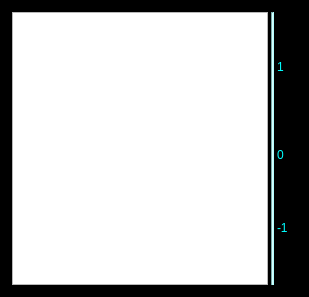
        <widget class="QFrame" name="plotB_frame">
         <property name="palette">
          <palette>
           <active>
            <colorrole role="Button">
             <brush brushstyle="SolidPattern">
              <color alpha="255">
               <red>0</red>
               <green>0</green>
               <blue>0</blue>
              </color>
             </brush>
            </colorrole>
            <colorrole role="Base">
             <brush brushstyle="SolidPattern">
              <color alpha="255">
               <red>0</red>
               <green>0</green>
               <blue>0</blue>
              </color>
             </brush>
            </colorrole>
            <colorrole role="Window">
             <brush brushstyle="SolidPattern">
              <color alpha="255">
               <red>0</red>
               <green>0</green>
               <blue>0</blue>
              </color>
             </brush>
            </colorrole>
           </active>
           <inactive>
            <colorrole role="Button">
             <brush brushstyle="SolidPattern">
              <color alpha="255">
               <red>0</red>
               <green>0</green>
               <blue>0</blue>
              </color>
             </brush>
            </colorrole>
            <colorrole role="Base">
             <brush brushstyle="SolidPattern">
              <color alpha="255">
               <red>0</red>
               <green>0</green>
               <blue>0</blue>
              </color>
             </brush>
            </colorrole>
            <colorrole role="Window">
             <brush brushstyle="SolidPattern">
              <color alpha="255">
               <red>0</red>
               <green>0</green>
               <blue>0</blue>
              </color>
             </brush>
            </colorrole>
           </inactive>
           <disabled>
            <colorrole role="Button">
             <brush brushstyle="SolidPattern">
              <color alpha="255">
               <red>0</red>
               <green>0</green>
               <blue>0</blue>
              </color>
             </brush>
            </colorrole>
            <colorrole role="Base">
             <brush brushstyle="SolidPattern">
              <color alpha="255">
               <red>0</red>
               <green>0</green>
               <blue>0</blue>
              </color>
             </brush>
            </colorrole>
            <colorrole role="Window">
             <brush brushstyle="SolidPattern">
              <color alpha="255">
               <red>0</red>
               <green>0</green>
               <blue>0</blue>
              </color>
             </brush>
            </colorrole>
           </disabled>
          </palette>
         </property>
         <property name="autoFillBackground">
          <bool>false</bool>
         </property>
         <property name="styleSheet">
          <string notr="true">QFrame #plotB_frame {
    background-color: rgb(0, 0, 0);
}</string>
         </property>
         <property name="frameShape">
          <enum>QFrame::StyledPanel</enum>
         </property>
         <property name="frameShadow">
          <enum>QFrame::Raised</enum>
         </property>
         <layout class="QHBoxLayout" name="horizontalLayout_2">
          <item>
           <layout class="QHBoxLayout" name="horizontalLayout_8">
            <property name="spacing">
             <number>3</number>
            </property>
            <property name="sizeConstraint">
             <enum>QLayout::SetMinAndMaxSize</enum>
            </property>
            <item>
             <widget class="PyDMWaveformPlot" name="wfpBRawPlusWeight">
              <property name="toolTip">
               <string/>
              </property>
              <property name="whatsThis">
               <string>
    PyDMWaveformPlot is a widget to plot one or more waveforms.

    Each curve can plot either a Y-axis waveform vs. its indices,
    or a Y-axis waveform against an X-axis waveform.

    Parameters
    ----------
    parent : optional
        The parent of this widget.
    init_x_channels: optional
        init_x_channels can be a string with the address for a channel,
        or a list of strings, each containing an address for a channel.
        If not specified, y-axis waveforms will be plotted against their
        indices. If a list is specified for both init_x_channels and
        init_y_channels, they both must have the same length.
        If a single x channel was specified, and a list of y channels are
        specified, all y channels will be plotted against the same x channel.
    init_y_channels: optional
        init_y_channels can be a string with the address for a channel,
        or a list of strings, each containing an address for a channel.
        If a list is specified for both init_x_channels and init_y_channels,
        they both must have the same length.
        If a single x channel was specified, and a list of y channels are
        specified, all y channels will be plotted against the same x channel.
    background: optional
        The background color for the plot.  Accepts any arguments that
        pyqtgraph.mkColor will accept.
    </string>
              </property>
              <property name="axisColor">
               <color>
                <red>0</red>
                <green>170</green>
                <blue>0</blue>
               </color>
              </property>
              <property name="title" stdset="0">
               <string>${INST}B Raw + Weight Function</string>
              </property>
              <property name="curves">
               <stringlist>
                <string>{&quot;y_channel&quot;: &quot;ca://BLEN:${AREA}:${POS}:${INST}B:RWF_U16.VALA&quot;, &quot;x_channel&quot;: &quot;ca://BLEN:${AREA}:${POS}:${INST}B:SampTime.VALA&quot;, &quot;name&quot;: &quot;${INST}B Raw Waveform&quot;, &quot;color&quot;: &quot;#00aa00&quot;, &quot;lineStyle&quot;: 1, &quot;lineWidth&quot;: 1, &quot;symbol&quot;: null, &quot;symbolSize&quot;: 10, &quot;redraw_mode&quot;: 2}</string>
                <string>{&quot;y_channel&quot;: &quot;ca://BLEN:${AREA}:${POS}:${INST}B_SCL_VWF.AVAL&quot;, &quot;x_channel&quot;: &quot;ca://BLEN:${AREA}:${POS}:${INST}B:SampTime.VALA&quot;, &quot;name&quot;: &quot;${INST}B Weight Function&quot;, &quot;color&quot;: &quot;cyan&quot;, &quot;lineStyle&quot;: 2, &quot;lineWidth&quot;: 1, &quot;symbol&quot;: null, &quot;symbolSize&quot;: 10, &quot;redraw_mode&quot;: 2}</string>
               </stringlist>
              </property>
              <property name="autoRangeX">
               <bool>false</bool>
              </property>
              <property name="minXRange">
               <double>-25.000000000000000</double>
              </property>
              <property name="maxXRange">
               <double>1100.000000000000000</double>
              </property>
              <property name="autoRangeY">
               <bool>true</bool>
              </property>
              <property name="minYRange">
               <double>-1000.000000000000000</double>
              </property>
              <property name="maxYRange">
               <double>32400.000000000000000</double>
              </property>
             </widget>
            </item>
            <item>
             <widget class="Line" name="line_2">
              <property name="styleSheet">
               <string notr="true">background-color: rgb(180, 255, 255);</string>
              </property>
              <property name="lineWidth">
               <number>1</number>
              </property>
              <property name="orientation">
               <enum>Qt::Vertical</enum>
              </property>
             </widget>
            </item>
            <item>
             <layout class="QVBoxLayout" name="verticalLayout_5">
              <property name="spacing">
               <number>0</number>
              </property>
              <item>
               <spacer name="verticalSpacer_8">
                <property name="orientation">
                 <enum>Qt::Vertical</enum>
                </property>
                <property name="sizeType">
                 <enum>QSizePolicy::Fixed</enum>
                </property>
                <property name="sizeHint" stdset="0">
                 <size>
                  <width>20</width>
                  <height>40</height>
                 </size>
                </property>
               </spacer>
              </item>
              <item>
               <widget class="QLabel" name="label_7">
                <property name="minimumSize">
                 <size>
                  <width>0</width>
                  <height>30</height>
                 </size>
                </property>
                <property name="maximumSize">
                 <size>
                  <width>16777215</width>
                  <height>30</height>
                 </size>
                </property>
                <property name="palette">
                 <palette>
                  <active>
                   <colorrole role="WindowText">
                    <brush brushstyle="SolidPattern">
                     <color alpha="255">
                      <red>0</red>
                      <green>255</green>
                      <blue>255</blue>
                     </color>
                    </brush>
                   </colorrole>
                   <colorrole role="Button">
                    <brush brushstyle="SolidPattern">
                     <color alpha="255">
                      <red>0</red>
                      <green>0</green>
                      <blue>0</blue>
                     </color>
                    </brush>
                   </colorrole>
                   <colorrole role="Base">
                    <brush brushstyle="SolidPattern">
                     <color alpha="255">
                      <red>0</red>
                      <green>0</green>
                      <blue>0</blue>
                     </color>
                    </brush>
                   </colorrole>
                   <colorrole role="Window">
                    <brush brushstyle="SolidPattern">
                     <color alpha="255">
                      <red>0</red>
                      <green>0</green>
                      <blue>0</blue>
                     </color>
                    </brush>
                   </colorrole>
                  </active>
                  <inactive>
                   <colorrole role="WindowText">
                    <brush brushstyle="SolidPattern">
                     <color alpha="255">
                      <red>0</red>
                      <green>255</green>
                      <blue>255</blue>
                     </color>
                    </brush>
                   </colorrole>
                   <colorrole role="Button">
                    <brush brushstyle="SolidPattern">
                     <color alpha="255">
                      <red>0</red>
                      <green>0</green>
                      <blue>0</blue>
                     </color>
                    </brush>
                   </colorrole>
                   <colorrole role="Base">
                    <brush brushstyle="SolidPattern">
                     <color alpha="255">
                      <red>0</red>
                      <green>0</green>
                      <blue>0</blue>
                     </color>
                    </brush>
                   </colorrole>
                   <colorrole role="Window">
                    <brush brushstyle="SolidPattern">
                     <color alpha="255">
                      <red>0</red>
                      <green>0</green>
                      <blue>0</blue>
                     </color>
                    </brush>
                   </colorrole>
                  </inactive>
                  <disabled>
                   <colorrole role="WindowText">
                    <brush brushstyle="SolidPattern">
                     <color alpha="255">
                      <red>190</red>
                      <green>190</green>
                      <blue>190</blue>
                     </color>
                    </brush>
                   </colorrole>
                   <colorrole role="Button">
                    <brush brushstyle="SolidPattern">
                     <color alpha="255">
                      <red>0</red>
                      <green>0</green>
                      <blue>0</blue>
                     </color>
                    </brush>
                   </colorrole>
                   <colorrole role="Base">
                    <brush brushstyle="SolidPattern">
                     <color alpha="255">
                      <red>0</red>
                      <green>0</green>
                      <blue>0</blue>
                     </color>
                    </brush>
                   </colorrole>
                   <colorrole role="Window">
                    <brush brushstyle="SolidPattern">
                     <color alpha="255">
                      <red>0</red>
                      <green>0</green>
                      <blue>0</blue>
                     </color>
                    </brush>
                   </colorrole>
                  </disabled>
                 </palette>
                </property>
                <property name="toolTip">
                 <string/>
                </property>
                <property name="statusTip">
                 <string/>
                </property>
                <property name="styleSheet">
                 <string notr="true">background-color: rgb(0, 0, 0);</string>
                </property>
                <property name="lineWidth">
                 <number>0</number>
                </property>
                <property name="text">
                 <string>1</string>
                </property>
               </widget>
              </item>
              <item>
               <spacer name="verticalSpacer_5">
                <property name="orientation">
                 <enum>Qt::Vertical</enum>
                </property>
                <property name="sizeType">
                 <enum>QSizePolicy::MinimumExpanding</enum>
                </property>
                <property name="sizeHint" stdset="0">
                 <size>
                  <width>20</width>
                  <height>35</height>
                 </size>
                </property>
               </spacer>
              </item>
              <item>
               <widget class="QLabel" name="label_11">
                <property name="minimumSize">
                 <size>
                  <width>0</width>
                  <height>63</height>
                 </size>
                </property>
                <property name="maximumSize">
                 <size>
                  <width>16777215</width>
                  <height>50</height>
                 </size>
                </property>
                <property name="palette">
                 <palette>
                  <active>
                   <colorrole role="WindowText">
                    <brush brushstyle="SolidPattern">
                     <color alpha="255">
                      <red>0</red>
                      <green>255</green>
                      <blue>255</blue>
                     </color>
                    </brush>
                   </colorrole>
                   <colorrole role="Button">
                    <brush brushstyle="SolidPattern">
                     <color alpha="255">
                      <red>0</red>
                      <green>0</green>
                      <blue>0</blue>
                     </color>
                    </brush>
                   </colorrole>
                   <colorrole role="Base">
                    <brush brushstyle="SolidPattern">
                     <color alpha="255">
                      <red>0</red>
                      <green>0</green>
                      <blue>0</blue>
                     </color>
                    </brush>
                   </colorrole>
                   <colorrole role="Window">
                    <brush brushstyle="SolidPattern">
                     <color alpha="255">
                      <red>0</red>
                      <green>0</green>
                      <blue>0</blue>
                     </color>
                    </brush>
                   </colorrole>
                  </active>
                  <inactive>
                   <colorrole role="WindowText">
                    <brush brushstyle="SolidPattern">
                     <color alpha="255">
                      <red>0</red>
                      <green>255</green>
                      <blue>255</blue>
                     </color>
                    </brush>
                   </colorrole>
                   <colorrole role="Button">
                    <brush brushstyle="SolidPattern">
                     <color alpha="255">
                      <red>0</red>
                      <green>0</green>
                      <blue>0</blue>
                     </color>
                    </brush>
                   </colorrole>
                   <colorrole role="Base">
                    <brush brushstyle="SolidPattern">
                     <color alpha="255">
                      <red>0</red>
                      <green>0</green>
                      <blue>0</blue>
                     </color>
                    </brush>
                   </colorrole>
                   <colorrole role="Window">
                    <brush brushstyle="SolidPattern">
                     <color alpha="255">
                      <red>0</red>
                      <green>0</green>
                      <blue>0</blue>
                     </color>
                    </brush>
                   </colorrole>
                  </inactive>
                  <disabled>
                   <colorrole role="WindowText">
                    <brush brushstyle="SolidPattern">
                     <color alpha="255">
                      <red>190</red>
                      <green>190</green>
                      <blue>190</blue>
                     </color>
                    </brush>
                   </colorrole>
                   <colorrole role="Button">
                    <brush brushstyle="SolidPattern">
                     <color alpha="255">
                      <red>0</red>
                      <green>0</green>
                      <blue>0</blue>
                     </color>
                    </brush>
                   </colorrole>
                   <colorrole role="Base">
                    <brush brushstyle="SolidPattern">
                     <color alpha="255">
                      <red>0</red>
                      <green>0</green>
                      <blue>0</blue>
                     </color>
                    </brush>
                   </colorrole>
                   <colorrole role="Window">
                    <brush brushstyle="SolidPattern">
                     <color alpha="255">
                      <red>0</red>
                      <green>0</green>
                      <blue>0</blue>
                     </color>
                    </brush>
                   </colorrole>
                  </disabled>
                 </palette>
                </property>
                <property name="toolTip">
                 <string>Weight function scale</string>
                </property>
                <property name="whatsThis">
                 <string/>
                </property>
                <property name="styleSheet">
                 <string notr="true">background-color: rgb(0, 0, 0);</string>
                </property>
                <property name="text">
                 <string>0</string>
                </property>
               </widget>
              </item>
              <item>
               <spacer name="verticalSpacer_6">
                <property name="orientation">
                 <enum>Qt::Vertical</enum>
                </property>
                <property name="sizeType">
                 <enum>QSizePolicy::MinimumExpanding</enum>
                </property>
                <property name="sizeHint" stdset="0">
                 <size>
                  <width>20</width>
                  <height>40</height>
                 </size>
                </property>
               </spacer>
              </item>
              <item>
               <widget class="QLabel" name="label_12">
                <property name="sizePolicy">
                 <sizepolicy hsizetype="Preferred" vsizetype="Fixed">
                  <horstretch>0</horstretch>
                  <verstretch>0</verstretch>
                 </sizepolicy>
                </property>
                <property name="minimumSize">
                 <size>
                  <width>0</width>
                  <height>15</height>
                 </size>
                </property>
                <property name="maximumSize">
                 <size>
                  <width>16777215</width>
                  <height>15</height>
                 </size>
                </property>
                <property name="palette">
                 <palette>
                  <active>
                   <colorrole role="WindowText">
                    <brush brushstyle="SolidPattern">
                     <color alpha="255">
                      <red>0</red>
                      <green>255</green>
                      <blue>255</blue>
                     </color>
                    </brush>
                   </colorrole>
                   <colorrole role="Button">
                    <brush brushstyle="SolidPattern">
                     <color alpha="255">
                      <red>0</red>
                      <green>0</green>
                      <blue>0</blue>
                     </color>
                    </brush>
                   </colorrole>
                   <colorrole role="Base">
                    <brush brushstyle="SolidPattern">
                     <color alpha="255">
                      <red>0</red>
                      <green>0</green>
                      <blue>0</blue>
                     </color>
                    </brush>
                   </colorrole>
                   <colorrole role="Window">
                    <brush brushstyle="SolidPattern">
                     <color alpha="255">
                      <red>0</red>
                      <green>0</green>
                      <blue>0</blue>
                     </color>
                    </brush>
                   </colorrole>
                  </active>
                  <inactive>
                   <colorrole role="WindowText">
                    <brush brushstyle="SolidPattern">
                     <color alpha="255">
                      <red>0</red>
                      <green>255</green>
                      <blue>255</blue>
                     </color>
                    </brush>
                   </colorrole>
                   <colorrole role="Button">
                    <brush brushstyle="SolidPattern">
                     <color alpha="255">
                      <red>0</red>
                      <green>0</green>
                      <blue>0</blue>
                     </color>
                    </brush>
                   </colorrole>
                   <colorrole role="Base">
                    <brush brushstyle="SolidPattern">
                     <color alpha="255">
                      <red>0</red>
                      <green>0</green>
                      <blue>0</blue>
                     </color>
                    </brush>
                   </colorrole>
                   <colorrole role="Window">
                    <brush brushstyle="SolidPattern">
                     <color alpha="255">
                      <red>0</red>
                      <green>0</green>
                      <blue>0</blue>
                     </color>
                    </brush>
                   </colorrole>
                  </inactive>
                  <disabled>
                   <colorrole role="WindowText">
                    <brush brushstyle="SolidPattern">
                     <color alpha="255">
                      <red>190</red>
                      <green>190</green>
                      <blue>190</blue>
                     </color>
                    </brush>
                   </colorrole>
                   <colorrole role="Button">
                    <brush brushstyle="SolidPattern">
                     <color alpha="255">
                      <red>0</red>
                      <green>0</green>
                      <blue>0</blue>
                     </color>
                    </brush>
                   </colorrole>
                   <colorrole role="Base">
                    <brush brushstyle="SolidPattern">
                     <color alpha="255">
                      <red>0</red>
                      <green>0</green>
                      <blue>0</blue>
                     </color>
                    </brush>
                   </colorrole>
                   <colorrole role="Window">
                    <brush brushstyle="SolidPattern">
                     <color alpha="255">
                      <red>0</red>
                      <green>0</green>
                      <blue>0</blue>
                     </color>
                    </brush>
                   </colorrole>
                  </disabled>
                 </palette>
                </property>
                <property name="styleSheet">
                 <string notr="true">background-color: rgb(0, 0, 0);</string>
                </property>
                <property name="text">
                 <string>-1</string>
                </property>
               </widget>
              </item>
              <item>
               <spacer name="verticalSpacer_7">
                <property name="orientation">
                 <enum>Qt::Vertical</enum>
                </property>
                <property name="sizeType">
                 <enum>QSizePolicy::Fixed</enum>
                </property>
                <property name="sizeHint" stdset="0">
                 <size>
                  <width>20</width>
                  <height>50</height>
                 </size>
                </property>
               </spacer>
              </item>
             </layout>
            </item>
           </layout>
          </item>
         </layout>
        </widget>
